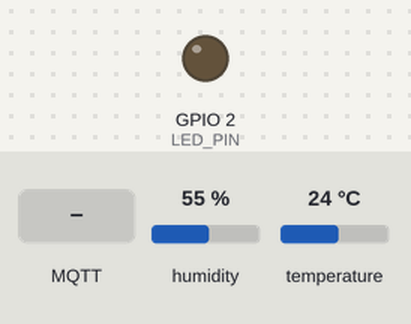
Simulated run of this sketch. Board: ESP32. On the bench: output pins drawn as LEDs (lit = HIGH). The test bench sets the inputs (shaded band); at power-on: humidity 55 %, temperature 24 °C. WiFi joins after 1.5 s; servers stay silent unless stated; random numbers use the default seed unless the sketch sets one; no MQTT or app messages arrive unless stated; what the sketch prints to the serial monitor is not drawn.

Above: at 2.7 s.
2.8 s: MQTT message "1" arrives on the first subscribed topic
At 3.1 s:
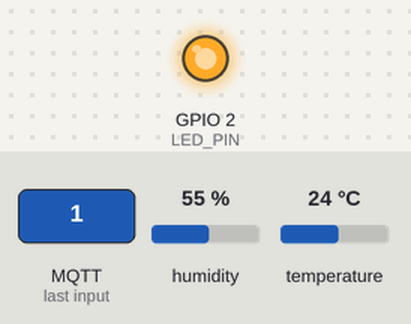
4.3 s: MQTT message "casa/luz" arrives on the first subscribed topic
At 5.5 s:
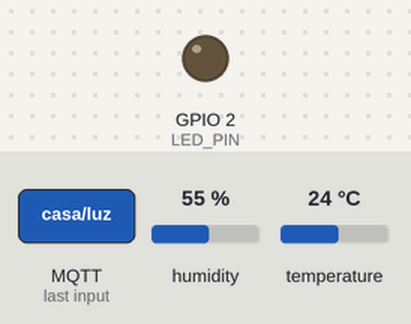
Timing chart, 0 to 7.3 s (numbered marks = the images above; inputs shaded):
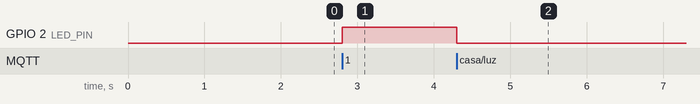

The sketch:

main.ino
```cpp
#include <WiFi.h>
#include <WiFiClientSecure.h>
#include <PubSubClient.h>
#include <DHT.h>

// --- Configurações de Rede e Broker ---
const char* ssid = "NOME_DO_SEU_WIFI";
const char* password = "Senha123";
const char* mqtt_server = "71ee326263c44ad79792d89a356cc66f.s1.eu.hivemq.cloud";
const char* mqtt_user = "aluno_etec";
const char* mqtt_pass = "Senha123";

// --- Definições de Hardware ---
#define LED_PIN 2
#define DHT_PIN 4
#define DHTTYPE DHT11

DHT dht(DHT_PIN, DHTTYPE);
WiFiClientSecure espClient;
PubSubClient client(espClient);

unsigned long lastMsg = 0;
char msg[50];

void setup_wifi() {
  delay(10);
  Serial.println("\nConectando Wi-Fi...");
  WiFi.begin(ssid, password);
  while (WiFi.status() != WL_CONNECTED) {
    delay(500);
    Serial.print(".");
  }
  Serial.println("\nWi-Fi Conectado! IP: ");
  Serial.println(WiFi.localIP());
}

void callback(char* topic, byte* payload, unsigned int length) {
  Serial.print("Mensagem recebida [");
  Serial.print(topic);
  Serial.print("]: ");

  String message;
  for (int i = 0; i < length; i++) {
    message += (char)payload[i];
  }
  Serial.println(message);

  if (String(topic) == "casa/luz") {
    if (message == "1") {
      digitalWrite(LED_PIN, HIGH);
      Serial.println("LED Ligado");
    } else {
      digitalWrite(LED_PIN, LOW);
      Serial.println("LED Desligado");
    }
  }
}

void reconnect() {
  while (!client.connected()) {
    Serial.print("Tentando conexão MQTT...");
    String clientId = "ESP32Client-" + String(random(0xffff), HEX);
    if (client.connect(clientId.c_str(), mqtt_user, mqtt_pass)) {
      Serial.println("Conectado ao HiveMQ!");
      client.subscribe("casa/luz");
    } else {
      Serial.print("Falha, rc=");
      Serial.print(client.state());
      Serial.println(" Tentando novamente em 5s");
      delay(5000);
    }
  }
}

void setup() {
  Serial.begin(115200);
  pinMode(LED_PIN, OUTPUT);
  dht.begin();
  setup_wifi();
  espClient.setInsecure();
  client.setServer(mqtt_server, 8883);
  client.setCallback(callback);
}

void loop() {
  if (!client.connected()) {
    reconnect();
  }
  client.loop();

  unsigned long now = millis();
  if (now - lastMsg > 5000) {
    lastMsg = now;

    float h = dht.readHumidity();
    float t = dht.readTemperature();

    if (isnan(h) || isnan(t)) {
      Serial.println("Falha ao ler o sensor DHT!");
      return;
    }

    snprintf(msg, 50, "%.2f", t);
    Serial.print("Pub Temp: ");
    Serial.println(msg);
    client.publish("casa/temp", msg);

    snprintf(msg, 50, "%.2f", h);
    Serial.print("Pub Umid: ");
    Serial.println(msg);
    client.publish("casa/umid", msg);
  }
}
```

Measured:
- after the input at 2.8 s, GPIO 2 (LED_PIN): LOW → HIGH at once
- after the input at 4.3 s, GPIO 2 (LED_PIN): HIGH → LOW at once
